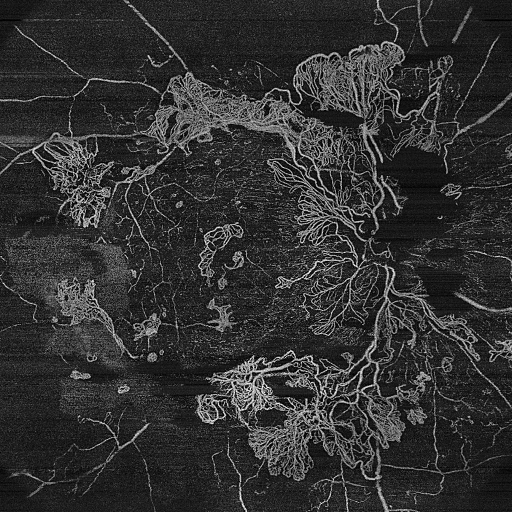
#> input picture src/ariake_octa/pdr_nve/examples/cases/case1_before.png, 1024 x 1024 px (shown at 1/2 size)
$ python -i vessels.py   (imports and definitions only)
#> lines starting #> are read from the running program, lines starting #| are printed output that depends on the picture; after the words box and inside, x2 and y2 are one past the last pixel; in counts of white or black regions, pixels touching at a corner belong together
#> further down, picture is the input picture: shape (1024, 1024); min 0, max 255, mean 49.5
"""Vessel segmentation and large-caliber exclusion for 15 mm PDR NVE."""

from __future__ import annotations

from dataclasses import dataclass
from typing import Optional

import cv2
import numpy as np
from scipy.ndimage import distance_transform_edt
from skimage.morphology import remove_small_objects, skeletonize

from ._paths import ensure_import_paths
from .scale import PixelScale

# [1 line not run here, left out]


@dataclass
class VesselMaps:
    binary: np.ndarray
    binary_no_large: np.ndarray
    large_mask: np.ndarray
    skeleton: np.ndarray
    skeleton_no_large: np.ndarray
    distance_px: np.ndarray
    segment_mode: str

    # [11 lines left out: function in_roi, not called in this run]


def _as_bool(mask: np.ndarray) -> np.ndarray:
    return mask.astype(bool) if mask.dtype != bool else mask


def segment_vessels_adaptive(image_u8: np.ndarray, roi: Optional[np.ndarray] = None) -> np.ndarray:
    """CLAHE + Li threshold fallback (no MNV preprocessor)."""
    from skimage.filters import threshold_li

    clahe = cv2.createCLAHE(clipLimit=2.0, tileGridSize=(8, 8))
    enhanced = clahe.apply(image_u8)
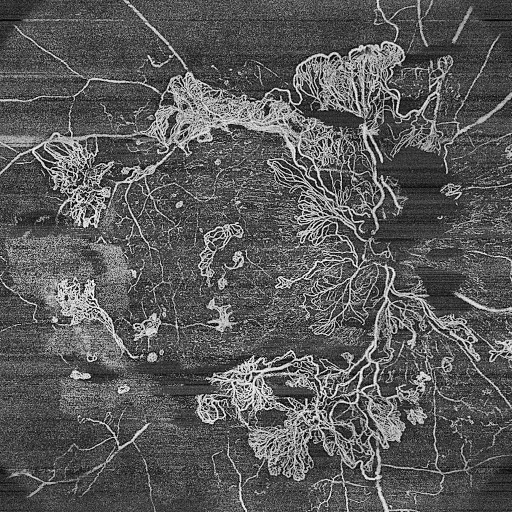
#> enhanced: shape (1024, 1024) (shown at 1/2 size); min 1, max 255, mean 90.1
    blurred = cv2.GaussianBlur(enhanced, (0, 0), 1.0)
    thr = float(threshold_li(blurred))
#> thr = 100.7
    binary = blurred > max(thr, 8.0)
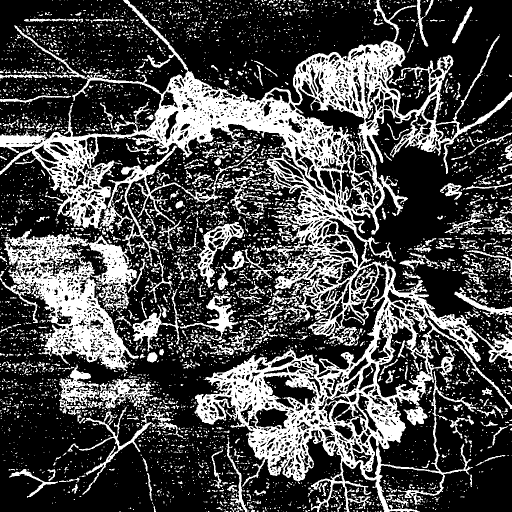
#> binary: shape (1024, 1024) bool (shown at 1/2 size); 29.4% white; 5357 white regions (4642 under 20 px), largest, box (x1, y1, x2, y2) and area: (0, 0, 1024, 1024) 171078, (0, 458, 291, 742) 32633, (200, 291, 362, 533) 5715
    if roi is not None:
        binary = binary & (roi > 0)
    binary = remove_small_objects(binary, min_size=16, connectivity=2)
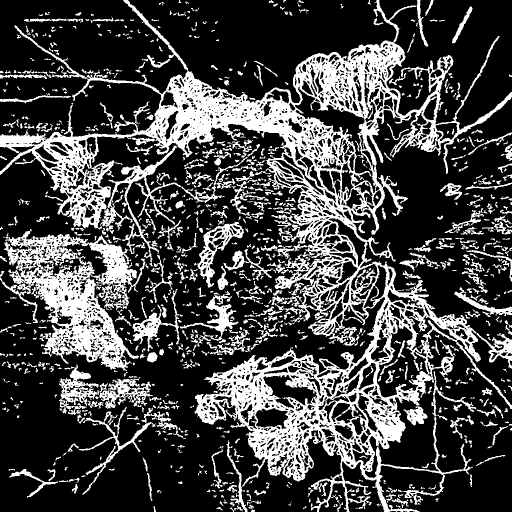
#> binary: shape (1024, 1024) bool (shown at 1/2 size); 27.4% white; 930 white regions (215 under 20 px), largest, box (x1, y1, x2, y2) and area: (0, 0, 1024, 1024) 171078, (0, 458, 291, 742) 32633, (200, 291, 362, 533) 5715
    return binary


# [168 lines left out: functions segment_vessels_mnv, remove_speckle, segment_vessels, large_vessel_from_intensity, large_vessel_mask, build_vessel_maps, not called in this run]

>>> import cv2
>>> picture = cv2.imread('examples/cases/case1_before.png', cv2.IMREAD_GRAYSCALE)
>>> result = segment_vessels_adaptive(picture)

$ run again, on src/ariake_octa/pdr_nve/examples/cases/case2_before.png
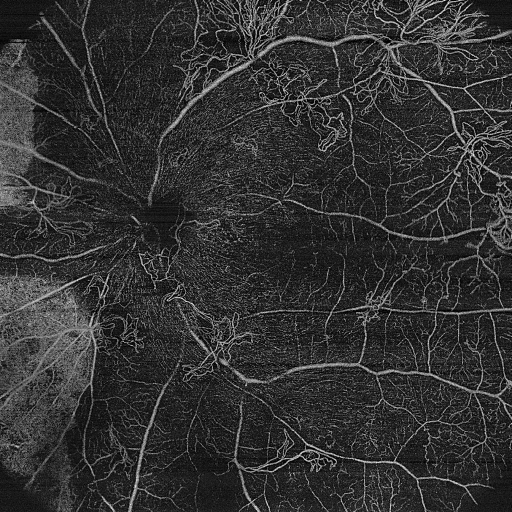
#> input picture src/ariake_octa/pdr_nve/examples/cases/case2_before.png, 1024 x 1024 px (shown at 1/2 size)
#> picture is the input picture: shape (1024, 1024); min 0, max 255, mean 49.9
#> in segment_vessels_adaptive, `enhanced = clahe.apply(image_u8)`:
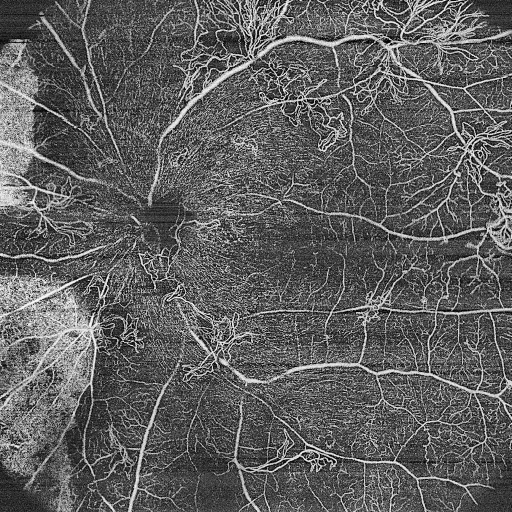
#> enhanced: shape (1024, 1024) (shown at 1/2 size); min 1, max 255, mean 94.7
#> thr = 99.85
#> in segment_vessels_adaptive, `binary = remove_small_objects(binary, min_size=16, connectivity=2)`:
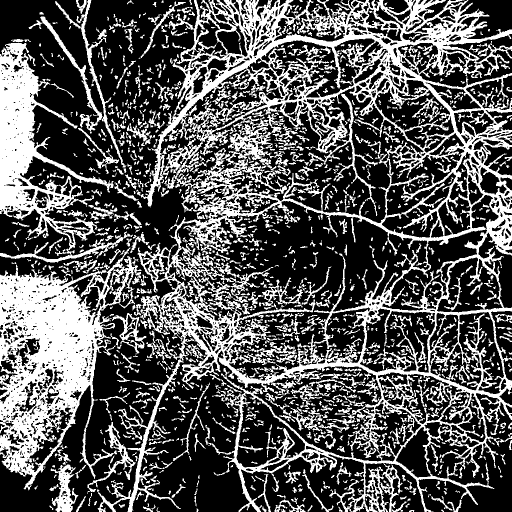
#> binary: shape (1024, 1024) bool (shown at 1/2 size); 34.8% white; 1224 white regions (257 under 20 px), largest, box (x1, y1, x2, y2) and area: (194, 0, 1024, 1024) 193367, (0, 495, 283, 981) 55015, (0, 86, 266, 525) 30538
